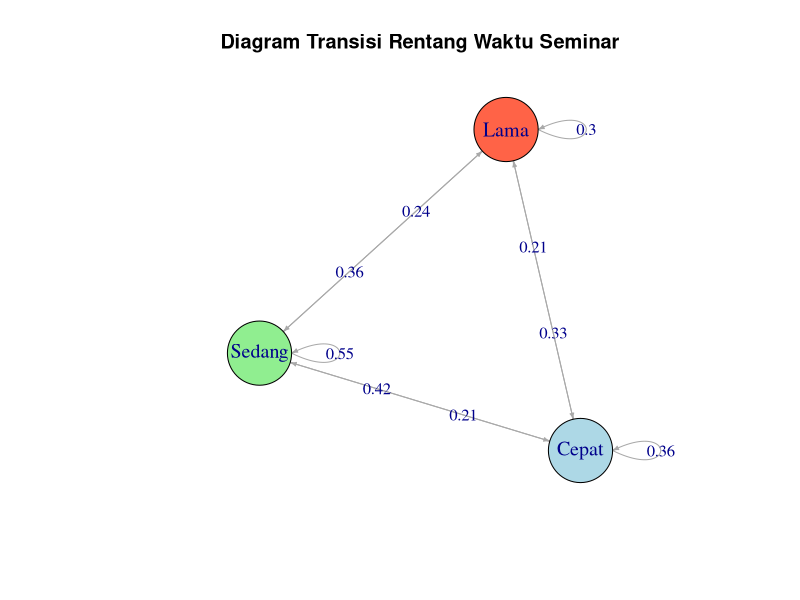

Here is the R script that generated this plot:
## ---- chunk 1
data <- read.csv("Dataset_5_RC.csv", sep=";")
data
## ---- chunk 2
data$Sempro <- as.Date(data$Sempro, format = "%d/%m/%Y")
data$Semhas <- as.Date(data$Semhas, format = "%d/%m/%Y")
data$Sidang <- as.Date(data$Sidang, format = "%d/%m/%Y")
## ---- chunk 3
data$jarak_sempro_semhas <- as.numeric(difftime(data$Semhas, data$Sempro, units = "days"))

data$jarak_semhas_sidang <- as.numeric(difftime(data$Sidang, data$Semhas, units = "days"))

head(data)
## ---- chunk 4
summary(data$jarak_sempro_semhas)
summary(data$jarak_semhas_sidang)
## ---- chunk 5
sempro_semhas <- quantile(data$jarak_sempro_semhas, probs = c(0.25, 0.5, 0.75))
semhas_sidang <- quantile(data$jarak_semhas_sidang, probs = c(0.25, 0.5, 0.75))
sempro_semhas
semhas_sidang
## ---- chunk 6
sempro_semhas <- cut(data$jarak_sempro_semhas, 
                     breaks = c(0, 113, 180, Inf), 
                     labels = c("Cepat", "Sedang", "Lama"))

semhas_sidang <- cut(data$jarak_semhas_sidang,
                     breaks = c(0, 24, 52, Inf), 
                     labels = c("Cepat", "Sedang", "Lama"))
## ---- chunk 7
transisi <- data.frame(
  from = sempro_semhas,
  to = semhas_sidang
)

transisi_table <- table(transisi$from, transisi$to)
transisi_table
## ---- chunk 8
P <- prop.table(transisi_table, margin = 1)
P
## ---- chunk 9
library(igraph)
g <- graph_from_adjacency_matrix(P > 0, mode = "directed")

E(g)$label <- round(P[P > 0], 2)

V(g)$color <- c("lightblue", "lightgreen", "tomato")
V(g)$size <- 40

plot(g,
     edge.arrow.size = 0.3,
     vertex.label.cex = 1.2,
     main = "Diagram Transisi Rentang Waktu Seminar")
## ---- chunk 10
initial <- c(1, 0, 0)  # 100% di Cepat

# Perhitungan prediksi 1 tahap ke depan
prediction <- initial %*% P
prediction
## ---- chunk 11
initial <- c(0, 1, 0)
initial %*% P
## ---- chunk 12
initial <- c(0, 0, 1)
initial %*% P
## ---- chunk 13
P2 <- P %*% P
P2
## ---- chunk 14
P3 <- P %*% P %*% P
P3
## ---- chunk 15
eig <- eigen(t(P))
vec <- eig$vectors[,1]
pi_stationer <- Re(vec / sum(vec)) 
pi_stationer
